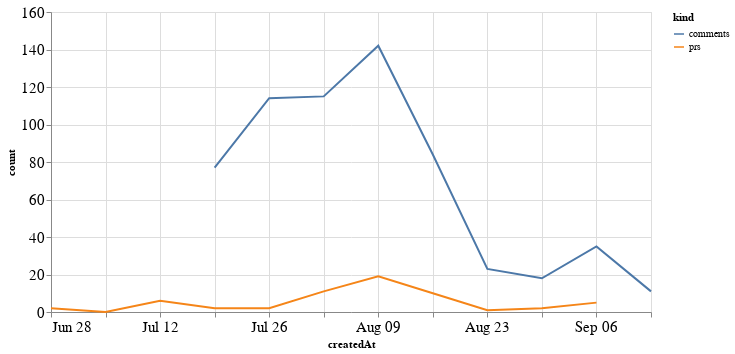

Source (notebook cell):
### Code cell
alt.Chart(total_time, width=600).mark_line().encode(
    x='createdAt',
    y='count',
    color='kind'
)

### Figure 1 — Vega-Lite specification as saved in the notebook (floating-point values rounded to 4 significant figures)
{"config": {"axisLeft": {"labelFontSize": 15}, "axisBottom": {"labelFontSize": 15}}, "data": {"name": "data-cfe976993237b77f5868abbb2e78a1b4"}, "mark": "line", "encoding": {"color": {"type": "nominal", "field": "kind"}, "x": {"type": "temporal", "field": "createdAt"}, "y": {"type": "quantitative", "field": "count"}}, "width": 600, "$schema": "https://vega.github.io/schema/vega-lite/v4.8.1.json", "datasets": {"data-cfe976993237b77f5868abbb2e78a1b4": [{"createdAt": "2020-06-28T00:00:00", "kind": "prs", "count": 2.0}, {"createdAt": "2020-07-05T00:00:00", "kind": "prs", "count": 0.0}, {"createdAt": "2020-07-12T00:00:00", "kind": "prs", "count": 6.0}, {"createdAt": "2020-07-19T00:00:00", "kind": "prs", "count": 2.0}, {"createdAt": "2020-07-26T00:00:00", "kind": "prs", "count": 2.0}, {"createdAt": "2020-08-02T00:00:00", "kind": "prs", "count": 11.0}, {"createdAt": "2020-08-09T00:00:00", "kind": "prs", "count": 19.0}, {"createdAt": "2020-08-16T00:00:00", "kind": "prs", "count": 10.0}, {"createdAt": "2020-08-23T00:00:00", "kind": "prs", "count": 1.0}, {"createdAt": "2020-08-30T00:00:00", "kind": "prs", "count": 2.0}, {"createdAt": "2020-09-06T00:00:00", "kind": "prs", "count": 5.0}, {"createdAt": "2020-09-13T00:00:00", "kind": "prs", "count": null}, {"createdAt": "2020-06-28T00:00:00", "kind": "comments", "count": null}, {"createdAt": "2020-07-05T00:00:00", "kind": "comments", "count": null}, {"createdAt": "2020-07-12T00:00:00", "kind": "comments", "count": null}, {"createdAt": "2020-07-19T00:00:00", "kind": "comments", "count": 77.0}, {"createdAt": "2020-07-26T00:00:00", "kind": "comments", "count": 114.0}, {"createdAt": "2020-08-02T00:00:00", "kind": "comments", "count": 115.0}, {"createdAt": "2020-08-09T00:00:00", "kind": "comments", "count": 142.0}, {"createdAt": "2020-08-16T00:00:00", "kind": "comments", "count": 84.0}, {"createdAt": "2020-08-23T00:00:00", "kind": "comments", "count": 23.0}, {"createdAt": "2020-08-30T00:00:00", "kind": "comments", "count": 18.0}, {"createdAt": "2020-09-06T00:00:00", "kind": "comments", "count": 35.0}, {"createdAt": "2020-09-13T00:00:00", "kind": "comments", "count": 11.0}]}}
